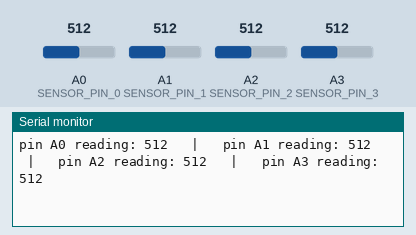
A sketch run on a simulated Arduino Uno, built with avr-gcc and run on an emulated ATmega328P. Shown: the last lines printed to the serial monitor. The test bench sets the inputs (shaded band); at power-on: A0 (SENSOR_PIN_0) = 512, A1 (SENSOR_PIN_1) = 512, A2 (SENSOR_PIN_2) = 512, A3 (SENSOR_PIN_3) = 512.

Above: at 1.8 s.
1.9 s: A0 (SENSOR_PIN_0) set to 716
At 2.9 s:
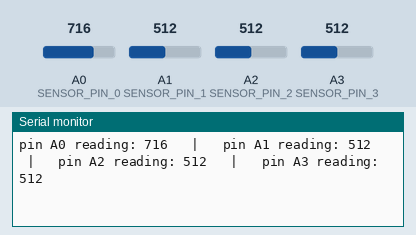
3.4 s: A1 (SENSOR_PIN_1) set to 716
At 4.7 s:
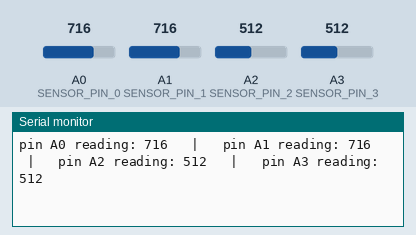
4.9 s: A2 (SENSOR_PIN_2) set to 716
At 6.0 s:
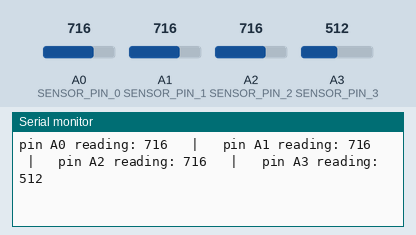
6.4 s: A3 (SENSOR_PIN_3) set to 716
At 7.7 s:
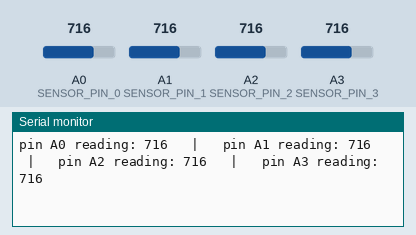
7.9 s: A0 (SENSOR_PIN_0) set to 992
At 9.1 s:
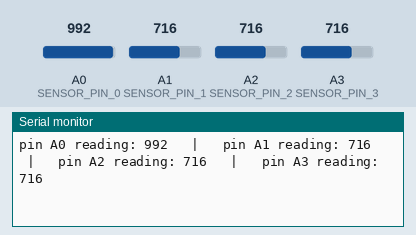
9.4 s: A1 (SENSOR_PIN_1) set to 992
At 9.4 s:
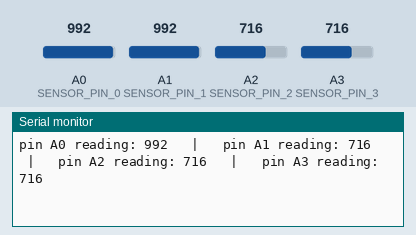
Timing chart, 0 to 11.9 s (numbered marks = the images above; inputs shaded):
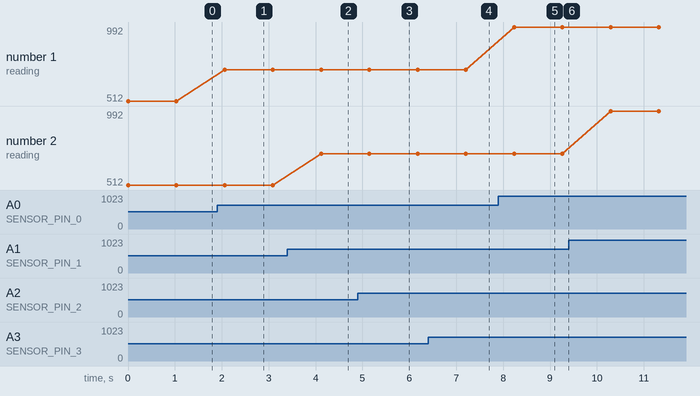

The sketch:

main.ino
```cpp
#include <arduino.h>
#include <stdio.h>

#define SENSOR_PIN_0 A0
#define SENSOR_PIN_1 A1
#define SENSOR_PIN_2 A2
#define SENSOR_PIN_3 A3
char buffer[255];

void setup() {
    Serial.begin(9600);
    pinMode(SENSOR_PIN_0, INPUT);
    pinMode(SENSOR_PIN_1, INPUT);
    pinMode(SENSOR_PIN_2, INPUT);
    pinMode(SENSOR_PIN_3, INPUT);
}

void loop() {
    sprintf(buffer,
            "pin A0 reading: %d \t|\t pin A1 reading: %d \t|\t pin A2 reading: "
            "%d \t|\t pin A3 reading: %d\n",
            analogRead(SENSOR_PIN_0), analogRead(SENSOR_PIN_1),
            analogRead(SENSOR_PIN_2), analogRead(SENSOR_PIN_3));
    Serial.print(buffer);
    delay(1000);
}
```

Measured:
- after the input at 1.9 s, the serial monitor: prints a new line after 0.16 s (image 1)
- after the input at 3.4 s, the serial monitor: prints a new line after 0.72 s (image 2)
- after the input at 4.9 s, the serial monitor: prints a new line after 0.25 s (image 3)
- after the input at 6.4 s, the serial monitor: prints a new line after 0.81 s (image 4)
- after the input at 7.9 s, the serial monitor: prints a new line after 0.34 s (image 5)
- plotted number 1: 512 → 716 after the input at 1.9 s, 716 → 992 after the input at 7.9 s
